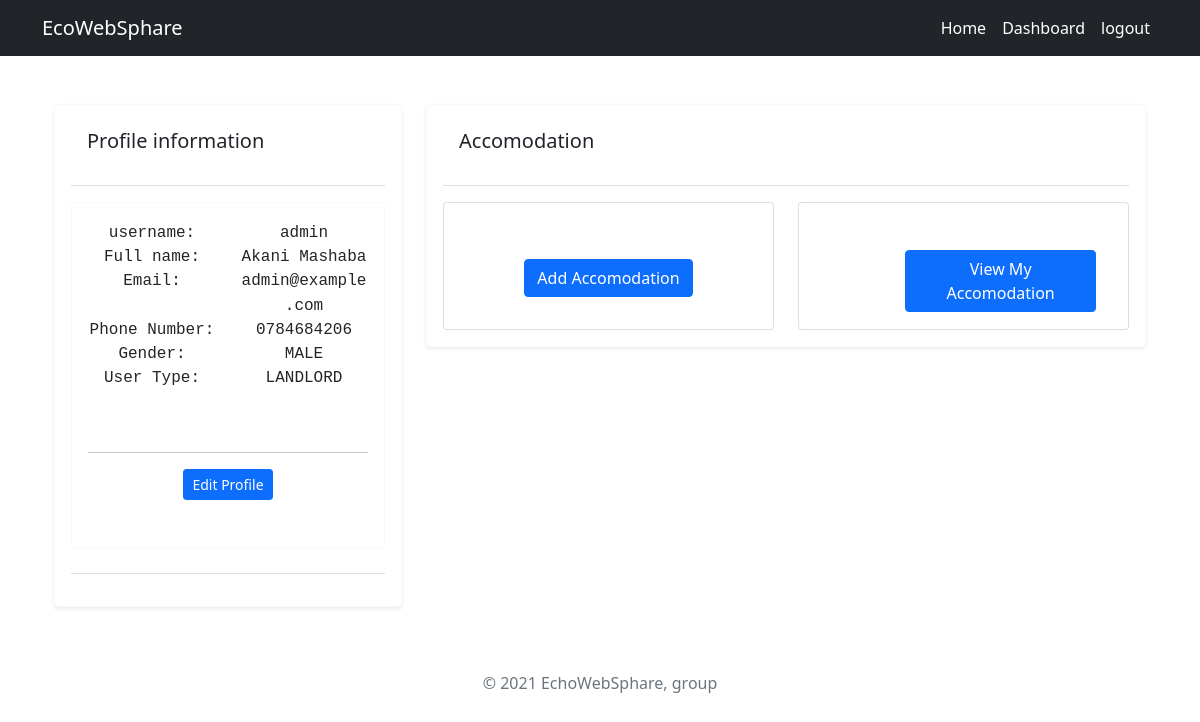
Page /dashboard/ (signed in) on the committed database.
### accounts/models.py (models this page shows, shortened)
class Profile(models.Model):
    class USER_TYPES(models.TextChoices):
        STUDENT = "STUDENT", "STUDENT"
        LANDLORD = "LANDLORD", "LANDLORD"
    class GENDER_TYPES(models.TextChoices):
        MALE = 'MALE', ('MALE')
        FEMALE = 'FEMALE',('FEMALE')
    user = models.OneToOneField(settings.AUTH_USER_MODEL, on_delete=models.CASCADE, related_name="profile")
    first_name = models.CharField(max_length=100,blank=True, null=True)
    last_name = models.CharField(max_length=100,blank=True, null=True)
    user_type  = models.CharField(max_length=8,choices=USER_TYPES.choices,default=USER_TYPES.STUDENT)
    gender  = models.CharField(max_length=6,choices=GENDER_TYPES.choices,default=GENDER_TYPES.MALE)
    ID_number = models.CharField("ID number",max_length=13,blank=True, null=True)
    phone_number = models.CharField("Contact Number: ", max_length=10,blank=True, null=True)
    date_of_birth = models.DateField('Date of Birth: ', blank=True, null=True)
    def is_student(self):
        return (self.user_type == 'STUDENT')
    class  Meta:
        verbose_name = 'Profile'
        verbose_name_plural  =  "Profiles"
        ordering = ("last_name", "first_name")

class User(AbstractBaseUser):
    username = models.CharField(max_length=150)
    email = models.EmailField(verbose_name='email address',max_length=255,unique=True,)
    is_admin = models.BooleanField(default=False)
    is_active = models.BooleanField(default=True)
    date_joined = models.DateTimeField(auto_now_add=True)
    objects = MyUserManager()
    USERNAME_FIELD = 'email'
    REQUIRED_FIELDS = ['username']

### accounts/views.py (the view, shortened to what this page needs)
# urls.py: path('dashboard/',DashboardView.as_view(), name='dashboard'),
@method_decorator(login_required(login_url='login'), name='dispatch')
class DashboardView(View):
    profile = None
    success_url = reverse_lazy('dashbord')
    def dispatch(self, request, *args, **kwargs):
        self.profile, __ = Profile.objects.get_or_create(user=request.user)
        return super(DashboardView, self).dispatch(request, *args, **kwargs)
    def get(self, request):
        accomodations = Accomodation.objects.all().filter(owner=request.user)
        applied_accomodations = Accomodation.objects.all().filter(applied=self.request.user)
        context = {
            'profile': self.profile,
            'accomodations': accomodations,
            'applied': applied_accomodations,
        }
        return render(request, 'dashboard.html', context)

### templates/dashboard.html (shortened to what this page needs)
{% extends 'base.html' %}
{% load crispy_forms_tags %}
{% block content %}
<div class="container mt-5">
    <div class="row">
        <div class="col-sm-12 col-md-4 col-lg-4 col-4">
            <form action="{% url 'dashboard' %}">
                <div class="card card-body bg-white border-light shadow-sm mb-4">
                    <div class="card-header bg-white mb-3">
                        <h2 class="h5 mb-4">Profile information</h2>
                    </div>
                    <div class="col-12 mb-4">
                        <div class="card border-light text-center p-0">
                            <div class="card-body pb-5">
                                <div class="row">
                                    <div class="col-6">
                                        <samp class="h6">username:</samp>
                                    </div>
                                    <div class="col-6">
                                        <samp class="h6">{{ profile.user.username }}</samp>
                                    </div>
                                    <div class="col-6">
                                        <samp class="h6">Full name:</samp>
                                    </div>
                                    <div class="col-6">
                                        <samp class="h6">{{ profile.first_name }} {{ profile.last_name}}</samp>
                                    </div>
                                    <div class="col-6">
                                        <samp class="h6">Email:</samp>
                                    </div>
                                    <div class="col-6">
                                        <samp class="h6">{{ request.user.email }}</samp>
                                    </div>
                                    <div class="col-6">
                                        <samp class="h6">Phone Number:</samp>
                                    </div>
                                    <div class="col-6">
                                        <samp class="h6">{{ profile.phone_number}}</samp>
                                    </div>
                                    <div class="col-6">
                                        <samp class="h6">Gender:</samp>
                                    </div>
                                    <div class="col-6">
                                        <samp class="h6">{{ profile.gender}}</samp>
                                    </div>
                                    <div class="col-6">
                                        <samp class="h6">User Type:</samp>
                                    </div>
                                    <div class="col-6">
                                        <samp class="h6">{{ profile.user_type}}</samp>
                                    </div>
                                     <div class="col-12 mt-5">
                                    <hr>
                                        <a href="{% url 'profile' %} "  class="btn btn-sm btn-primary"> Edit Profile</a>
                                    </div>
                                </div>
                            </div>
                        </div>
                    </div>
                    <div class="card-footer bg-white">
                    </div>
                </div>
            </form>
        </div>
        <div class="col-sm-12 col-8 col-md-8 col-lg-8 col-xxl-8">
            {% if profile.is_student %}
            <div class="col-lg-8 col-md-8 col-xl-8 col-sm-12">
                <div style="width: 100%;" class="card card-body bg-white border-light shadow-sm mb-4">
                    <div class="card-header bg-white mb-3">
                        <h2 class="h5 mb-4">Accomodation Applications</h2>
                    </div>
                    <div class="col-12 mb-4">
                        <div class="card border-light text-center p-0">
                            <div class="card-body pb-5">
                                {% comment %} <samp>you have not submited an application yet <a href="{% url 'accomodation-list' %}">click here</a> find, select and submite
                                   your application</samp> {% endcomment %}
                                <table class="table">
                                    <thead>
                                        <tr>
                                        <th scope="col">#</th>
                                        <th scope="col">Accomodation Name</th>
                                        <th scope="col">date applied</th>
                                        <th scope="col">status</th>
                                        </tr>
                                    </thead>
                                    <tbody>
                                    {% for applied in applied %}
                                        <tr>
                                        <th scope="row">*</th>
                                        <td>{{ applied }}</td>
                                        <td>2021-10-21 {{applied.status}}</td>
                                        <td>application received</td>
                                        </tr>
                                        {% endfor %}
                                    </tbody>
                                    </table>
                            </div>
                        </div>
                    </div>
                    <div class="card-footer bg-white">
                    </div>
                </div>
            </div>
            {% else %}
            <div class="card card-body bg-white border-light shadow-sm mb-4">
                <div class="card-header bg-white mb-3">
                    <h2 class="h5 mb-4">Accomodation</h2>
                </div>
                <div class="row row-cols-1 row-cols-md-2 g-4">
                    <div class="col">
                        <div class="card" style="height: 8rem;">
                            <div class=" mt-4 card-body align-items-center align-content-center align-self-center">
                                <a class="btn btn-primary" href="{% url 'create-address' %}">Add Accomodation</a>
                            </div>
                        </div>
                    </div>
                    <div class="col">
                        <div class="card" style="height: 8rem;">
                            <div class="card-body">
                                <div class="#">
                                    <div style="padding-left: 25%; padding-top: 5%;">
                                        <div class="">
                                            <h5 class="card-body  align-items-center align-content-center align-self-center">
                                                <a class="btn btn-primary" href="{% url 'my-accomodations' %}">View My Accomodation</a>
                                            </h5>
                                        </div>
                                    </div>
                                </div>
                            </div>
                        </div>
                    </div>
                </div>
            </div>
        </div>
        {% endif %}
    </div>
</div>
</div>
{% endblock %}

### rows in the picture
Profile: user.username "admin", first_name "Akani", last_name "Mashaba", phone_number "0784684206", gender "MALE", user_type "LANDLORD"
User: user.email "admin@example.com"
